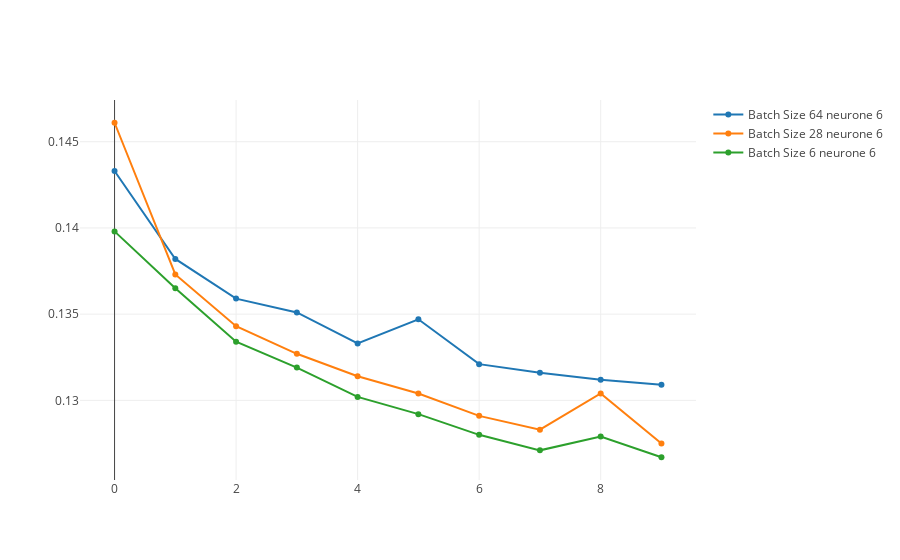

The code cell stored with this chart in its notebook:
### Markdown cell above
# dense_1 (Dense) (None, 18) 
# dense_2 (Dense) (None, 6) 
# dense_3 (Dense) (None, 17)

### Code cell
trace4 = go.Scatter(
    y=[0.1433,0.1382,0.1359,0.1351,0.1333,0.1347,0.1321,0.1316,0.1312,0.1309],
    x=[0, 1, 2, 3, 4, 5, 6, 7, 8, 9, 10],
    name='Batch Size 64 neurone 6'
)
trace5 = go.Scatter(
    x=[0, 1, 2, 3, 4, 5, 6, 7, 8, 9, 10],
    y=[0.1461,0.1373,0.1343,0.1327,0.1314,0.1304,0.1291,0.1283,0.1304,0.1275],
    name='Batch Size 28 neurone 6'
)
trace51 = go.Scatter(
    x=[0, 1, 2, 3, 4, 5, 6, 7, 8, 9, 10],
    y=[0.1398,0.1365,0.1334,0.1319,0.1302,0.1292,0.1280,0.1271,0.1279,0.1267],
    name='Batch Size 6 neurone 6'
)

data = [trace4, trace5,trace51]
layout = go.Layout(
    title='Plot Title',
    xaxis=dict(
        title='x Axis',
        titlefont=dict(
            family='Courier New, monospace',
            size=18,
            color='#7f7f7f'
        )
    ),
    yaxis=dict(
        title='y Axis',
        titlefont=dict(
            family='Courier New, monospace',
            size=18,
            color='#7f7f7f'
        )
    )
)
fig = go.Figure(data=data, layout=layout)
py.iplot(data, filename='Evaluation Dataset Validation Loss')

### Figure 1 — Plotly figure (JSON) as saved in the notebook; plotly's stock layout.template omitted (floating-point values rounded to 4 significant figures)
{"data": [{"name": "Batch Size 64 neurone 6", "type": "scatter", "x": [0, 1, 2, 3, 4, 5, 6, 7, 8, 9, 10], "y": [0.1433, 0.1382, 0.1359, 0.1351, 0.1333, 0.1347, 0.1321, 0.1316, 0.1312, 0.1309]}, {"name": "Batch Size 28 neurone 6", "type": "scatter", "x": [0, 1, 2, 3, 4, 5, 6, 7, 8, 9, 10], "y": [0.1461, 0.1373, 0.1343, 0.1327, 0.1314, 0.1304, 0.1291, 0.1283, 0.1304, 0.1275]}, {"name": "Batch Size 6 neurone 6", "type": "scatter", "x": [0, 1, 2, 3, 4, 5, 6, 7, 8, 9, 10], "y": [0.1398, 0.1365, 0.1334, 0.1319, 0.1302, 0.1292, 0.128, 0.1271, 0.1279, 0.1267]}], "layout": {}}
